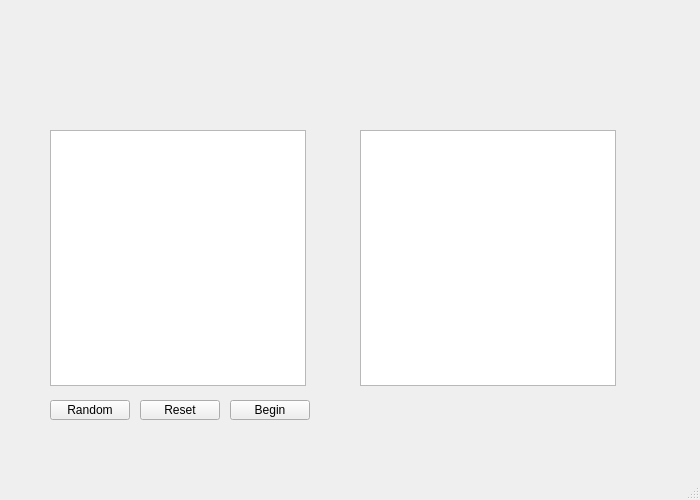
<?xml version="1.0" encoding="UTF-8"?>
<ui version="4.0">
 <class>MainWindow</class>
 <widget class="QMainWindow" name="MainWindow">
  <property name="geometry">
   <rect>
    <x>0</x>
    <y>0</y>
    <width>700</width>
    <height>500</height>
   </rect>
  </property>
  <property name="windowTitle">
   <string>MainWindow</string>
  </property>
  <widget class="QWidget" name="centralwidget">
   <widget class="PlayerGrid" name="opponentGrid">
    <property name="geometry">
     <rect>
      <x>360</x>
      <y>130</y>
      <width>256</width>
      <height>256</height>
     </rect>
    </property>
    <property name="mouseTracking">
     <bool>true</bool>
    </property>
   </widget>
   <widget class="QWidget" name="playerShipList" native="true">
    <property name="geometry">
     <rect>
      <x>50</x>
      <y>30</y>
      <width>256</width>
      <height>80</height>
     </rect>
    </property>
    <property name="styleSheet">
     <string notr="true">background-image:url(:/images/ship_images/empty.png)</string>
    </property>
    <widget class="QPushButton" name="playerShipCV">
     <property name="geometry">
      <rect>
       <x>0</x>
       <y>0</y>
       <width>16</width>
       <height>80</height>
      </rect>
     </property>
     <property name="styleSheet">
      <string notr="true">background-image:url(:/images/ship_images/ship_5_green.png)</string>
     </property>
     <property name="text">
      <string/>
     </property>
     <property name="autoDefault">
      <bool>false</bool>
     </property>
     <property name="default">
      <bool>false</bool>
     </property>
     <property name="flat">
      <bool>true</bool>
     </property>
    </widget>
    <widget class="QPushButton" name="playerShipBB">
     <property name="geometry">
      <rect>
       <x>32</x>
       <y>0</y>
       <width>16</width>
       <height>80</height>
      </rect>
     </property>
     <property name="styleSheet">
      <string notr="true">background-image:url(:/images/ship_images/ship_4_green.png)</string>
     </property>
     <property name="text">
      <string/>
     </property>
     <property name="autoDefault">
      <bool>false</bool>
     </property>
     <property name="default">
      <bool>false</bool>
     </property>
     <property name="flat">
      <bool>true</bool>
     </property>
    </widget>
    <widget class="QPushButton" name="playerShipCA">
     <property name="geometry">
      <rect>
       <x>64</x>
       <y>0</y>
       <width>16</width>
       <height>80</height>
      </rect>
     </property>
     <property name="styleSheet">
      <string notr="true">background-image:url(:/images/ship_images/ship_3_green.png)</string>
     </property>
     <property name="text">
      <string/>
     </property>
     <property name="autoDefault">
      <bool>false</bool>
     </property>
     <property name="default">
      <bool>false</bool>
     </property>
     <property name="flat">
      <bool>true</bool>
     </property>
    </widget>
    <widget class="QPushButton" name="playerShipSS">
     <property name="geometry">
      <rect>
       <x>96</x>
       <y>0</y>
       <width>16</width>
       <height>80</height>
      </rect>
     </property>
     <property name="styleSheet">
      <string notr="true">background-image:url(:/images/ship_images/ship_3_green.png)</string>
     </property>
     <property name="text">
      <string/>
     </property>
     <property name="autoDefault">
      <bool>false</bool>
     </property>
     <property name="default">
      <bool>false</bool>
     </property>
     <property name="flat">
      <bool>true</bool>
     </property>
    </widget>
    <widget class="QPushButton" name="playerShipDD">
     <property name="geometry">
      <rect>
       <x>128</x>
       <y>0</y>
       <width>16</width>
       <height>80</height>
      </rect>
     </property>
     <property name="styleSheet">
      <string notr="true">background-image:url(:/images/ship_images/ship_2_green.png)</string>
     </property>
     <property name="text">
      <string/>
     </property>
     <property name="autoDefault">
      <bool>false</bool>
     </property>
     <property name="default">
      <bool>false</bool>
     </property>
     <property name="flat">
      <bool>true</bool>
     </property>
    </widget>
   </widget>
   <widget class="QWidget" name="opponentShipList" native="true">
    <property name="geometry">
     <rect>
      <x>360</x>
      <y>30</y>
      <width>256</width>
      <height>80</height>
     </rect>
    </property>
    <property name="styleSheet">
     <string notr="true">background-image: url(:/images/ship_images/empty.png)</string>
    </property>
    <widget class="QPushButton" name="opponentShipCA">
     <property name="geometry">
      <rect>
       <x>64</x>
       <y>0</y>
       <width>16</width>
       <height>80</height>
      </rect>
     </property>
     <property name="styleSheet">
      <string notr="true">background-image:url(:/images/ship_images/ship_3_red.png)</string>
     </property>
     <property name="text">
      <string/>
     </property>
     <property name="autoDefault">
      <bool>false</bool>
     </property>
     <property name="default">
      <bool>false</bool>
     </property>
     <property name="flat">
      <bool>true</bool>
     </property>
    </widget>
    <widget class="QPushButton" name="opponentShipDD">
     <property name="geometry">
      <rect>
       <x>128</x>
       <y>0</y>
       <width>16</width>
       <height>80</height>
      </rect>
     </property>
     <property name="styleSheet">
      <string notr="true">background-image:url(:/images/ship_images/ship_2_red.png)</string>
     </property>
     <property name="text">
      <string/>
     </property>
     <property name="autoDefault">
      <bool>false</bool>
     </property>
     <property name="default">
      <bool>false</bool>
     </property>
     <property name="flat">
      <bool>true</bool>
     </property>
    </widget>
    <widget class="QPushButton" name="opponentShipSS">
     <property name="geometry">
      <rect>
       <x>96</x>
       <y>0</y>
       <width>16</width>
       <height>80</height>
      </rect>
     </property>
     <property name="styleSheet">
      <string notr="true">background-image:url(:/images/ship_images/ship_3_red.png)</string>
     </property>
     <property name="text">
      <string/>
     </property>
     <property name="autoDefault">
      <bool>false</bool>
     </property>
     <property name="default">
      <bool>false</bool>
     </property>
     <property name="flat">
      <bool>true</bool>
     </property>
    </widget>
    <widget class="QPushButton" name="opponentShipBB">
     <property name="geometry">
      <rect>
       <x>32</x>
       <y>0</y>
       <width>16</width>
       <height>80</height>
      </rect>
     </property>
     <property name="styleSheet">
      <string notr="true">background-image:url(:/images/ship_images/ship_4_red.png)</string>
     </property>
     <property name="text">
      <string/>
     </property>
     <property name="autoDefault">
      <bool>false</bool>
     </property>
     <property name="default">
      <bool>false</bool>
     </property>
     <property name="flat">
      <bool>true</bool>
     </property>
    </widget>
    <widget class="QPushButton" name="opponentShipCV">
     <property name="geometry">
      <rect>
       <x>0</x>
       <y>0</y>
       <width>16</width>
       <height>80</height>
      </rect>
     </property>
     <property name="styleSheet">
      <string notr="true">background-image:url(:/images/ship_images/ship_5_red.png)</string>
     </property>
     <property name="text">
      <string/>
     </property>
     <property name="autoDefault">
      <bool>false</bool>
     </property>
     <property name="default">
      <bool>false</bool>
     </property>
     <property name="flat">
      <bool>true</bool>
     </property>
    </widget>
   </widget>
   <widget class="QPushButton" name="randomDeploy">
    <property name="geometry">
     <rect>
      <x>50</x>
      <y>400</y>
      <width>80</width>
      <height>20</height>
     </rect>
    </property>
    <property name="text">
     <string>Random</string>
    </property>
   </widget>
   <widget class="QPushButton" name="resetShips">
    <property name="geometry">
     <rect>
      <x>140</x>
      <y>400</y>
      <width>80</width>
      <height>20</height>
     </rect>
    </property>
    <property name="text">
     <string>Reset</string>
    </property>
   </widget>
   <widget class="PlayerGrid" name="playerGrid">
    <property name="geometry">
     <rect>
      <x>50</x>
      <y>130</y>
      <width>256</width>
      <height>256</height>
     </rect>
    </property>
    <property name="mouseTracking">
     <bool>true</bool>
    </property>
   </widget>
   <widget class="QPushButton" name="begin">
    <property name="geometry">
     <rect>
      <x>230</x>
      <y>400</y>
      <width>80</width>
      <height>20</height>
     </rect>
    </property>
    <property name="text">
     <string>Begin</string>
    </property>
   </widget>
  </widget>
  <widget class="QMenuBar" name="menubar">
   <property name="geometry">
    <rect>
     <x>0</x>
     <y>0</y>
     <width>700</width>
     <height>20</height>
    </rect>
   </property>
  </widget>
  <widget class="QStatusBar" name="statusbar"/>
 </widget>
 <customwidgets>
  <customwidget>
   <class>PlayerGrid</class>
   <extends>QGraphicsView</extends>
   <header location="global">playergrid.h</header>
  </customwidget>
 </customwidgets>
 <resources/>
 <connections/>
</ui>
